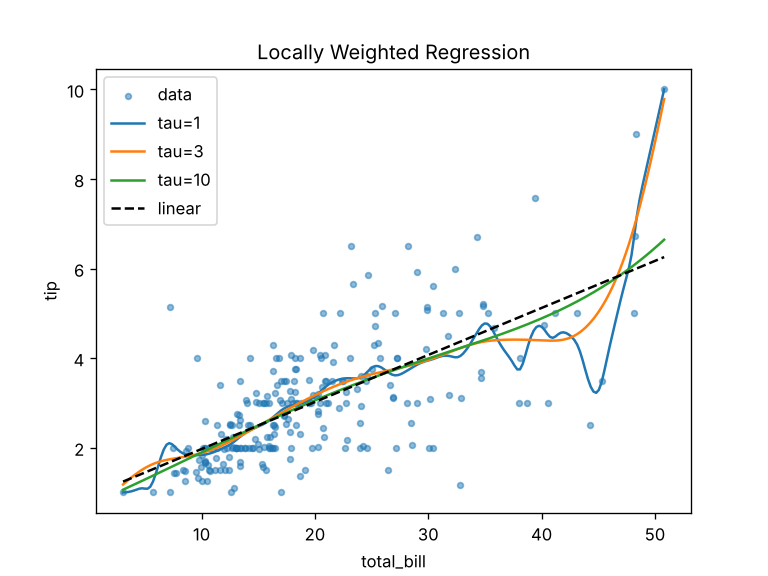

Recreate this plot in Python.
# Week 6: Locally Weighted Regression on Tips (total_bill -> tip)
import numpy as np
import pandas as pd
import matplotlib
matplotlib.use("Agg")
import matplotlib.pyplot as plt

df = pd.read_csv("tips.csv")
x, y = df["total_bill"].values, df["tip"].values
X = np.c_[np.ones_like(x), x]  # add intercept


def lwr_predict(x0, X, y, tau):
    # Gaussian kernel weights around the query point, then weighted normal equation
    w = np.exp(-((X[:, 1] - x0) ** 2) / (2 * tau ** 2))
    W = np.diag(w)
    theta = np.linalg.pinv(X.T @ W @ X) @ (X.T @ W @ y)
    return np.array([1, x0]) @ theta


grid = np.linspace(x.min(), x.max(), 200)
plt.scatter(x, y, s=12, alpha=0.5, label="data")
for tau in [1, 3, 10]:
    pred = [lwr_predict(g, X, y, tau) for g in grid]
    mse = np.mean([(lwr_predict(xi, X, y, tau) - yi) ** 2 for xi, yi in zip(x, y)])
    print(f"tau={tau}: train MSE={mse:.4f}")
    plt.plot(grid, pred, label=f"tau={tau}")

# plain linear regression for comparison
b = np.polyfit(x, y, 1)
plt.plot(grid, np.polyval(b, grid), "k--", label="linear")
print("Prediction for bill=30 (tau=3): %.3f" % lwr_predict(30, X, y, 3))
plt.xlabel("total_bill"); plt.ylabel("tip"); plt.legend()
plt.title("Locally Weighted Regression"); plt.savefig("lwr_tips.png", dpi=120)
